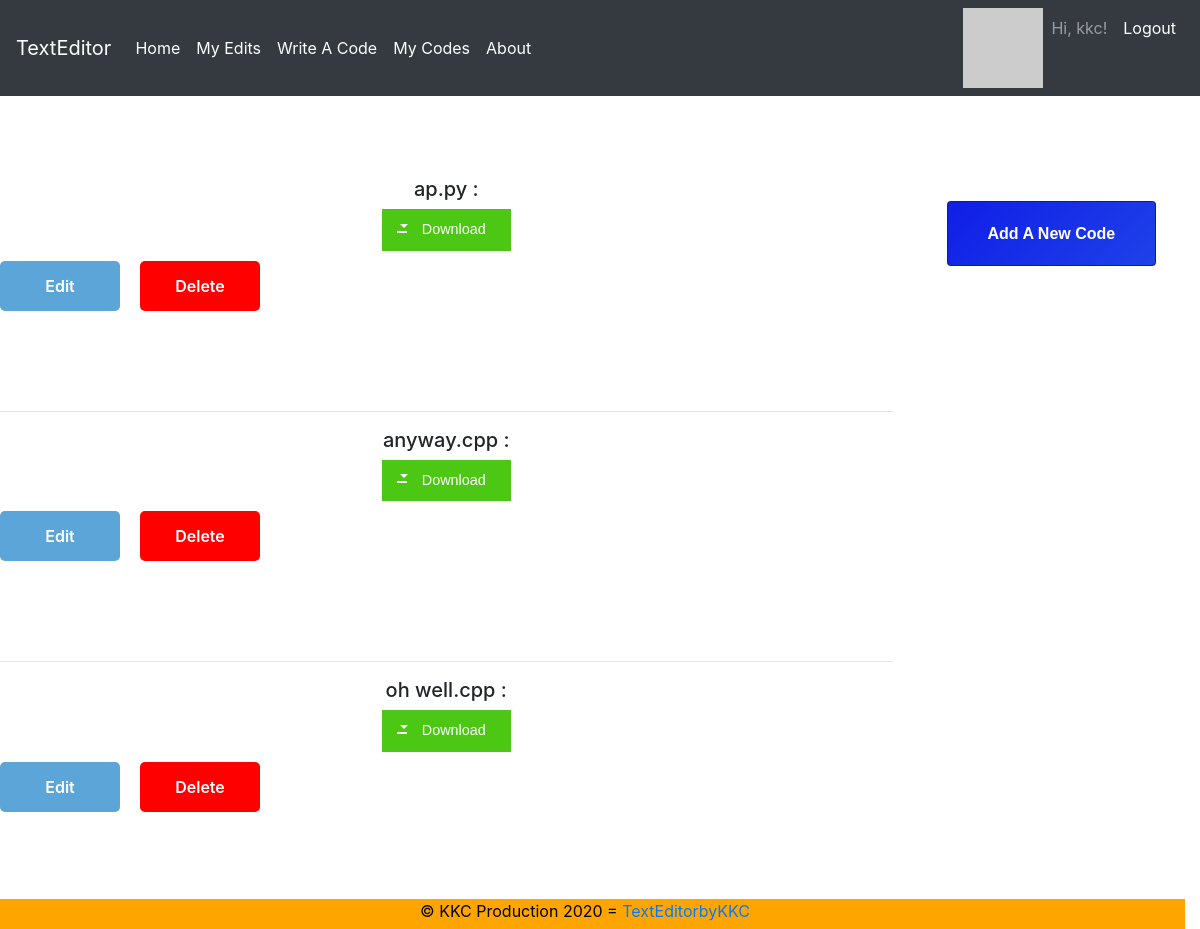
The page /mycodes (signed in) on the database its author committed.
### app/models.py (models this page shows, shortened)
class User(UserMixin, db.Model):
    id = db.Column(db.Integer, primary_key=True)
    username = db.Column(db.String(64), index=True, unique=True)
    email = db.Column(db.String(120), index=True, unique=True)
    password_hash = db.Column(db.String(128))
    posts = db.relationship('EditorData', backref='author', lazy='dynamic')
    codes = db.relationship('CodeData', backref='author', lazy='dynamic')
    def avatar(self, size):
        digest = md5(self.email.lower().encode('utf-8')).hexdigest()
        return 'https://www.gravatar.com/avatar/{}?d=identicon&s={}'.format(
            digest, size)

class CodeData(db.Model):
    id = db.Column(db.Integer, primary_key=True)
    name = db.Column(db.Text)
    code = db.Column(db.Text)
    user_id = db.Column (db.Integer, db.ForeignKey('user.id'))

### app/routes.py (the view)
@app.route('/mycodes')
@login_required
def displaycodes():
    codes = CodeData.query.order_by(CodeData.id.desc()).filter_by(author=current_user).all()
    return render_template('mycodes.html', codes=codes, title='My Codes')

### app/models.py (called while the page is built)
@login.user_loader
def load_user(id):
    return User.query.get(int(id))

### app/templates/mycodes.html
{% extends "base.html" %}
{% block content %}
<br><br>
<div class="row">
  <div class="col-lg-9 col-md-9 col-sm-6" >
{% for code in codes %}
<div>
  <center>  <b><h5>{{ code.name }} :</h5></b><a href="/downloadcode/{{code.id}}" class="buttonDownload" download="{{code.name}}" >Download</a></center>
  <center>
    <a href="/editcodes/{{code.id}}" title="Edit" class="button btnFloat btnBlueGreen">Edit</a>  <a  href="/deletecodes/{{code.id}}" title="Button slide purple" class="button btnSlide btnPurple">
    <span class="top" data-content="Delete">Delete</span>
    <span class="bottom" data-content="Edit">Sure?</span></a> </center> <br>
    <br> <br><br>
        <br>
       <br>
       <hr>
</div>
{% endfor %}
</div>
<div class="col-lg-3 col-md-3 col-sm-3" >
  <a href="/codingtab" target="_blank" class="btn --animated">
    <span>Add A New Code</span>
  </a></div>
{% endblock %}

### app/templates/base.html (shortened to what this page needs)
<!DOCTYPE html>
<html lang="en">
<head>
    <link rel="stylesheet" href="https://stackpath.bootstrapcdn.com/bootstrap/4.1.3/css/bootstrap.min.css">
</head>
<body>
  <div class="fixed-top">
  <nav class="navbar navbar-expand-md navbar-dark bg-dark justify-content-end">
    <a class="navbar-brand" href="{{url_for('index')}}">TextEditor</a>
    <div class="collapse navbar-collapse" id="navbarSupportedContent">
      <ul class="navbar-nav ">
        <li class="nav-item active">
          <a class="nav-link" href="{{ url_for('index') }}">Home<span class="sr-only">(current)</span></a>
        </li>
        {% if current_user.is_anonymous %}
        <li class="nav-item active">
          <a class="nav-link" href="{{ url_for('login') }}">login</a>
        </li>
        {% else %}
        <li class="nav-item active">
          <a class="nav-link" href="/myedits">My Edits</a>
        </li>
        <li class="nav-item active">
          <a class="nav-link" href="/codingtab">Write A Code<span class="sr-only">(current)</span></a>
        </li>
        <li class="nav-item active">
          <a class="nav-link" href="/mycodes">My Codes</a>
        </li>
        <li class="nav-item active">
          <a class="nav-link" href="/about">About</a>
        </li>
      </ul>
    </div>
    <div class="collapse navbar-collapse flex-grow-0" id="navbarSupportedContent">
      <ul class="navbar-nav text-right">
      <li>
        <img src="{{ current_user.avatar(50) }}">
      </li>
      <li class="nav-item" >
        <a class="nav-link"> Hi, {{ current_user.username }}!</a></li>
        <li class="nav-item active">
           <a class="nav-link" href="{{ url_for('logout') }}">Logout</a></li>
        {% endif %}
      </ul>
    </div>
  </nav>
  </div>
        <h1 style="color: white;">
        </h1>
        <br><br><br><br>
        {% block content %}{% endblock %}
<footer><center>© KKC Production 2020 =
  <a href="{{ url_for('index')}}"> TextEditorbyKKC</a> </center>
</footer>
</body>
</html>

### app/templates/base.html (style rules this page uses)
a { text-decoration:none; }
a.button { display: block; position: relative; float: left; width: 120px; padding: 0; margin: 10px 20px 10px 0; font-weight: 600; text-align: center; line-height: 50px; color: #FFF; border-radius: 5px; transition: all 0.2s ; }
.btnBlueGreen { background: #00AE68; }
.btnPurple { background: #A74982; }
.buttonDownload { display: inline-block; position: relative; padding: 10px 25px; background-color: #4CC713; color: white; font-family: sans-serif; text-decoration: none; font-size: 0.9em; text-align: center; text-indent: 15px; }
.buttonDownload:before, .buttonDownload:after { content: ' '; display: block; position: absolute; left: 15px; top: 52%; }
.buttonDownload:before { width: 10px; height: 2px; border-style: solid; border-width: 0 2px 2px; }
.buttonDownload:after { width: 0; height: 0; margin-left: 3px; margin-top: -7px; border-style: solid; border-width: 4px 4px 0 4px; border-color: transparent; border-top-color: inherit; animation: downloadArrow 2s linear infinite; animation-play-state: paused; }
.btnSlide .top { position: absolute; top: 0px; left: 0; width: 120px; height: 50px; background: #00AE68; z-index: 10; transition: all 0.2s ; border-radius: 5px; }
.btnSlide.btnPurple .top { background: red; }
.btnSlide .bottom { position: absolute; top: 0; left: 0; width: 120px; height: 50px; color: #000; z-index: 5; border-radius: 5px; }
.btnFloat { background: none; box-shadow: 0px 0px 0px 0px rgba(0, 0, 0, 0.5); }
.btnFloat:before { content: 'Edit'; display: block; position: absolute; top: 0; left: 0; width: 120px; height: 50px; border-radius: 5px; transition: all 0.2s ; }
.btnBlueGreen.btnFloat:before { background: rgb(91,165, 216); }
.btnFloat:before { box-shadow: 0px 0px 0px 0px rgba(0, 0, 0, 0.4); }
body { overflow: auto; min-height: 100%; }
footer { z-index: 999; position: fixed; bottom:0; width:100%; height:30px; background:orange; color:black; }
:root { --font: 1rem/1.2 "helvetica", sans-serif; --bg-hover: linear-gradient( 135deg, #101ee7 0%, #2654e9 20%, #62d6fa 37%, #fff 50%, #fc35ca 66%, #7559ff 72%, #101ee7 100% ); --btn-color: #2e175e; }
.btn { display: table; text-align: center; color: #ffffff; text-decoration: none; position: relative; font: var(--font); font-weight: bold; padding: 22px 40px; background-color: var(--btn-color); overflow: hidden; margin: 24px; }
.--animated { transition: all 1s; }
.--animated span { position: relative; z-index: 9; }
.--animated:after { height: 100%; width: 2000px; transition: all 1s; background: var(--bg-hover); }
.--animated:before { height: 26px; width: 100%; top: -50px; z-index: 10; opacity: 0; background-color: rgba(255, 255, 255, 0.15); }
.--animated:before, a:after { position: absolute; top: 0; left: 0; z-index: 7; display: block; content: ""; }

### rows shown on the page
User: username "kkc"
CodeData: name "ap.py"
CodeData: name "anyway.cpp"
CodeData: name "oh well.cpp"
